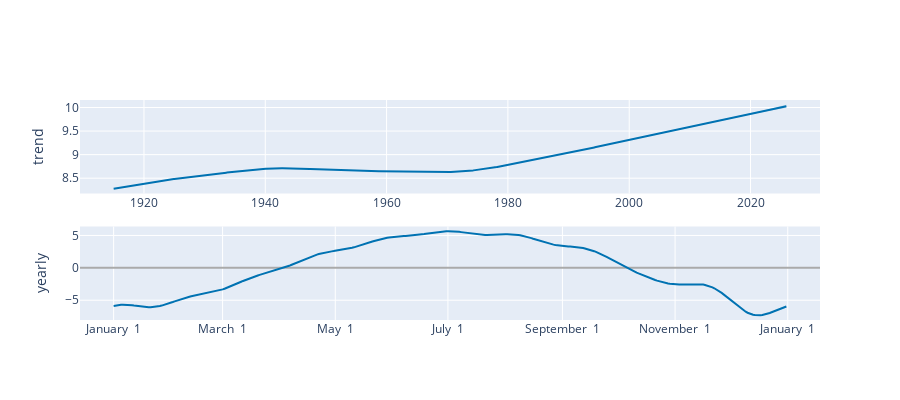

Notebook source saved alongside this figure:
### Code cell
plot_components_plotly(model, forecast)

### Figure 1 — Plotly figure (JSON) as saved in the notebook; plotly's stock layout.template omitted (floating-point values rounded to 4 significant figures; data arrays with more than 128 entries replaced by an {"elided": "..."} marker saying what was removed)
{"data": [{"line": {"color": "#0072B2", "width": 2}, "mode": "lines", "name": "trend", "type": "scatter", "x": {"elided": "4862 str values"}, "xaxis": "x", "y": {"elided": "4862 float values"}, "yaxis": "y"}, {"line": {"color": "rgba(0, 114, 178, 0.2)", "width": 0}, "mode": "lines", "name": "trend_upper", "type": "scatter", "x": {"elided": "4862 str values"}, "xaxis": "x", "y": {"elided": "4862 float values"}, "yaxis": "y"}, {"fill": "tonexty", "fillcolor": "rgba(0, 114, 178, 0.2)", "line": {"color": "rgba(0, 114, 178, 0.2)", "width": 0}, "mode": "lines", "name": "trend_lower", "type": "scatter", "x": {"elided": "4862 str values"}, "xaxis": "x", "y": {"elided": "4862 float values"}, "yaxis": "y"}, {"line": {"color": "#0072B2", "width": 2}, "mode": "lines", "name": "yearly", "type": "scatter", "x": {"elided": "365 str values"}, "xaxis": "x2", "y": {"elided": "365 float values"}, "yaxis": "y2"}], "layout": {"height": 400, "showlegend": false, "width": 900, "xaxis": {"anchor": "y", "domain": [0, 1], "range": ["1909-06-15T13:12:00", "2031-06-15T10:48:00"], "type": "date"}, "xaxis2": {"anchor": "y2", "domain": [0, 1], "range": ["2016-12-13T18:54:02.958904115", "2018-01-18T11:04:57.863013581"], "tickformat": "%B %e", "type": "date"}, "yaxis": {"anchor": "x", "domain": [0.575, 1], "rangemode": "normal", "title": {"text": "trend"}, "zerolinecolor": "#AAA"}, "yaxis2": {"anchor": "x2", "domain": [0, 0.425], "title": {"text": "yearly"}, "zerolinecolor": "#AAA"}}}
